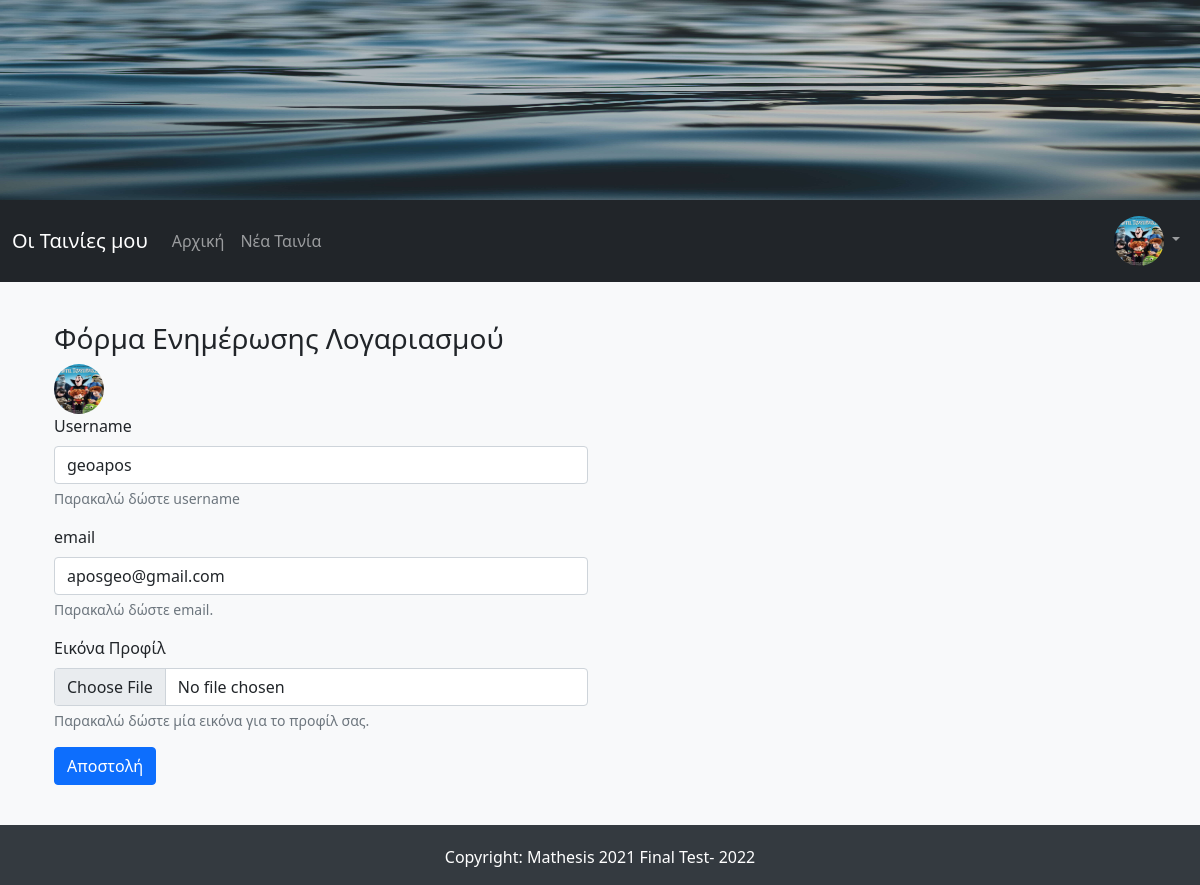
The page /account/ (signed in) on the database its author committed.
### ImdbApp/models.py (models this page shows, shortened)
class User(db.Model, UserMixin):
    id = db.Column(db.Integer, primary_key=True)
    username = db.Column(db.String(15), unique=True, nullable=False)
    email = db.Column(db.String(150), unique=True, nullable=False)
    password = db.Column(db.String(36), nullable=False)
    profile_image = db.Column(db.String(30), default='default_profile_image.jpg')
    movies = db.relationship('Movie', backref='author', lazy=True)

### ImdbApp/routes.py (the view, shortened to what this page needs)
@app.route("/account/", methods=['GET', 'POST'])
@login_required
def account():
    form = AccountUpdateForm(username=current_user.username, email=current_user.email)
    return render_template("account_update.html", form=form)

### ImdbApp/forms.py (shortened to what this page needs)
class AccountUpdateForm(FlaskForm):
    username = StringField(label="Username",
                           validators=[DataRequired(message="Αυτό το πεδίο δε μπορεί να είναι κενό."),
                                       Length(min=3, max=15, message="Αυτό το πεδίο πρέπει να είναι από 3 έως 15 χαρακτήρες")])
    email = StringField(label="email",
                           validators=[DataRequired(message="Αυτό το πεδίο δε μπορεί να είναι κενό."),
                                       Email(message="Παρακαλώ εισάγετε ένα σωστό email")])
    profile_image = FileField('Εικόνα Προφίλ', validators=[Optional(strip_whitespace=True),
                                                           FileAllowed([ 'jpg', 'jpeg', 'png' ],
                                                            'Επιτρέπονται μόνο αρχεία εικόνων τύπου jpg, jpeg και png!'),
                                                           maxImageSize(max_size=2)])
    submit = SubmitField('Αποστολή')

### ImdbApp/models.py (called while the page is built)
@login_manager.user_loader
def load_user(user_id):
    return User.query.get(int(user_id))

### ImdbApp/templates/account_update.html (shortened to what this page needs)
{% extends "base.html" %}
{% block content %}
<div class="container login-container">
    <div class="row">
        <div class="col-md-6 login-form-1">
            <h3>Φόρμα Ενημέρωσης Λογαριασμού</h3>
            <img class="rounded-circle navbar-profile-image" src="{{ url_for('static', filename='images/profiles_images/'+current_user.profile_image) }}" alt="{{ current_user.username }}" data-holder-rendered="true" data-bs-toggle="tooltip" data-bs-placement="top", title="{{ current_user.username }}" >
            <form action="#" method="POST" enctype="multipart/form-data">
                <div class="mb-3">
                    {{ form.username.label(class="form-label") }}
                    {{ form.username(class="form-control", required=False) }}
                    <div id="usernameHelp" class="form-text">Παρακαλώ δώστε username</div>
                </div>
              <div class="mb-3">
                {{ form.email.label(class="form-label") }}
                {{ form.email(class="form-control", required=False) }}
                <div id="emailHelp" class="form-text">Παρακαλώ δώστε email.</div>
              </div>
              <div class="mb-3">
                {{ form.profile_image.label(class="form-label") }}
                {{ form.profile_image(class="form-control") }}
                <div id="profile_imageHelp" class="form-text">Παρακαλώ δώστε μία εικόνα για το προφίλ σας.</div>
              </div>
                <div class="mb-3">
                    {{ form.submit(class="btn btn-primary") }}
                </div>
            </form>
        </div>
    </div>
</div>
{% endblock content %}

### ImdbApp/templates/navbar.html (shortened to what this page needs)
<nav class="navbar navbar-expand-lg navbar-dark bg-dark">
  <div class="container-fluid">
    <a class="navbar-brand" href="/">Οι Ταινίες μου</a>
    <div class="collapse navbar-collapse" id="navbarNav">
      <ul class="navbar-nav me-auto mb-2 mb-lg-0">
        <li class="nav-item">
          <a class="nav-link" aria-current="page" href="/">Αρχική</a>
        </li>
        <li class="nav-item">
          <a class="nav-link" href="/new_movie/">Νέα Ταινία</a>
        </li>
      </ul>
      <ul class="nav navbar-nav navbar-right">
        {% if current_user.is_authenticated %}
          <li class="nav-item dropdown">
            <a class="nav-link dropdown-toggle" href="#" id="navbarDropdown" role="button" data-bs-toggle="dropdown" aria-expanded="false">
              <img class="rounded-circle navbar-profile-image" src="{{ url_for('static', filename='images/profiles_images/'+current_user.profile_image) }}" alt="{{ current_user.username }}" data-holder-rendered="true" data-bs-toggle="tooltip" data-bs-placement="top", title="{{ current_user.username }}" >
            </a>
          </li>
        {% endif %}
      </ul>
    </div>
  </div>
</nav>

### ImdbApp/static/css/styles.css (style rules this page uses)
body { background-color: #f8f9fa; }
.container { margin-top: 20px; }
.row { margin-top: 20px; }
.navbar-profile-image { width: 50px; height: 50px; }

### rows shown on the page
User: profile_image (picture), username "geoapos", email "aposgeo@gmail.com"
